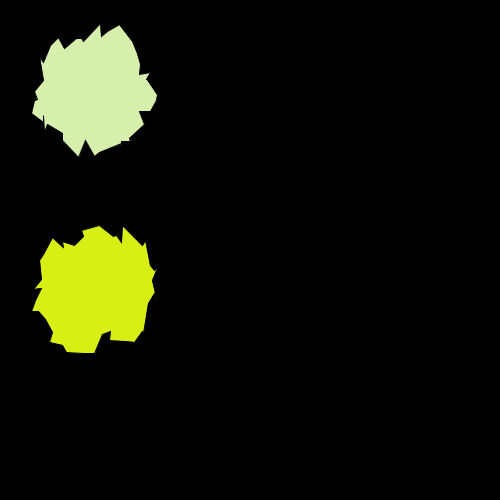
Frame 1 (no input)
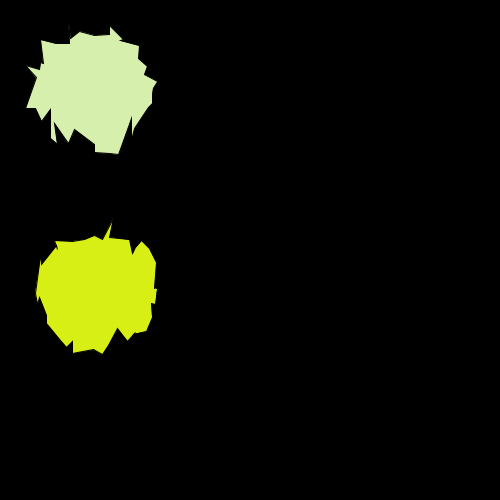
Frame 60 (the mouse pressed at the canvas centre just before this capture)
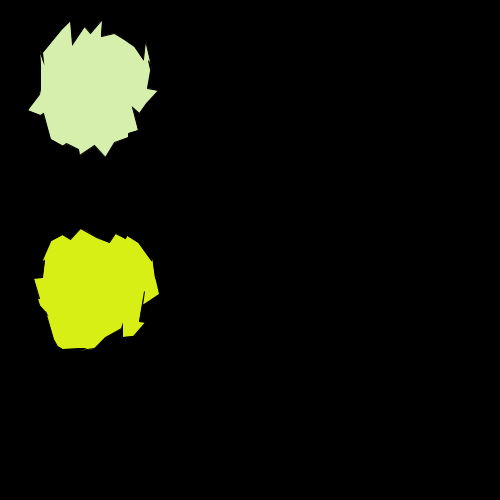
Frame 120 (the mouse held since frame 60 and released just before this capture)

The Processing sketch that drew these frames (run headless with seeded random() and noise(); from frame 60 on, the mouse is pressed at the canvas centre):

// Processing sketch: genalg
// ── genalg.pde
//"Constants"
int POPULATION_SIZE = 36;
int DRAW_OFFSET = int((pow( 2, RADIUS_GENE_SIZE ) + RADIUS_EXTRA) * 2);

//Global Variables
int popRoot = ceil(sqrt(POPULATION_SIZE));
int selectedX;
int selectedY;
int bestX;
int bestY;
boolean continuous = false;
float totalFitness;
int speed;
int generation;
float mutationRate = 0.05;

//The actual individuals
Individual[] population;
Individual selected;
Individual bestI;


/*=====================================
 Create an initial population of randomly
 generated individuals.
 Setup the basic window properties
 ====================================*/
void setup() {
  size(500, 500);
  selected = new Individual(100, 100);
  bestI = new Individual(300, 100);
  population = new Individual[1];
  population[0] = selected.mate(bestI, 100, 300);
  selected.printIndividual();
  System.out.println();
  bestI.printIndividual();
  System.out.println();
  population[0].printIndividual();
  System.out.println();
}

/*=====================================
 Redraw every Individual in the population
 each frame. Make sure they are drawn in a grid without
 overlaping each other.
 If an individual has been slected (by the mouse), draw a box
 around it and draw a box around the individual with the
 highest fitness value.
 If mating mode is set to continuous, call mating season
 ====================================*/
void draw() {
  background(0);
  selected.display();
  bestI.display();
  population[0].display();
}

/*=====================================
 When the mouse is clicked, set selected to
 the individual clicked on, and set 
 selectedX and selectedY so that a box can be
 drawn around it.
 ====================================*/
void mouseClicked() {
}

/*====================================
 The following keys are mapped to actions:
 
 Right Arrow: move forard one generation
 Up Arrow: speed up when in continuous mode
 Down Arrow: slow down when in continuous mode
 Shift: toggle continuous mode
 Space: reset the population
 f: toggle fitness value display
 m: increase mutation rate
 n: decrease mutation rate
 ==================================*/
void keyPressed() {
  println(keyCode); //wil display the integer value for whatever key has been pressed
}


/*====================================
 select will return a pseudo-random chromosome from the population
 Uses roulette wheel selection:
 A random number is generated between 0 and the total fitness 
 Go through the population and add each member's fitness until you exceed the random 
 number that was generated.
 Return the individual that the algorithm stopped on
 Do not include the "selected" shape as a possible return value
 ==================================*/
Individual select() {
  return null;
}

/*====================================
 
 Replaces the current population with a totally new one by
 selecting pairs of Individuals and "mating" them.
 Make sure that totalFitness is set before you use select().
 The goal shape (selected) should always be the frist Individual
 in the population, unmodified.
 ==================================*/

void matingSeason() {
}

/*====================================
 
 Randomly call the mutate method an Individual (or Individuals)
 in the population.
 ==================================*/
void mutate() {
}

/*====================================
 
 Set the totalFitness to the sum of the fitness values
 of each individual.
 Make sure that each individual has an accurate fitness value
 ==================================*/
void setTotalFitness() {
}

/*====================================
 Fill the population with randomly generated Individuals
 Make sure to set the location of each individual such that
 they display nicely in a grid.
 ==================================*/
void populate() {
}

/*====================================
 Go through the population and find the Individual with the 
 highest fitness value.
 Set bestX and bestY so that the best Individual can have a 
 square border drawn around it.
 ==================================*/
void findBest() {
}



// ── Blob.pde
/*=====================================
  A regularGon object is a regular polygon variant that
  can have various features.
  Instance Variables:
    numSides: number of sides
    radius: distance from the center of the polygon
      to any vertext
    x: x coordinate of the center
    y: y coordinate of the center
    xFactor: "wobble" foctor in the x direction
    yFactor: "wobble" factor in the y direction
  ====================================*/

class Blob {
  
  int numSides;
  int rad;
  float x;
  float y;
  int xFactor;
  int yFactor;
  
  Blob(float cx, float cy, int n, int l, int xf, int yf ) {
    
    x = cx;
    y = cy;
    numSides = n;
    rad = l;
    xFactor = xf;
    yFactor = yf;
  }
  
  void display() {
   
    float nx;
    float ny;
    int rx, ry;
    
    float sy;
  
    strokeWeight(1);
    beginShape();
    for( float t = 0; t <= 1; t+=( 1.0/numSides ) ) {
      
      /*
      "wobble" effect is created by adding a random number to each
      x and y coordinate. The larger the x and y factors, the higher
      the possible wobble value could be
      */
      rx = (int)random(xFactor) * -1 * ((int)random(2) + 1);
      ry = (int)random(yFactor) * -1 * ((int)random(2) + 1);
      
      nx = rad * cos( 2 * PI * t ) + x + rx;
      ny = rad * sin( 2 * PI * t ) + y + ry;
      
      vertex(nx, ny);
    }    
    endShape();
  }
}

// ── Gene.pde
/*=====================================
   Each gene contains the code for a specific trait
   Instance Variables:
      genotype: int array to store a binary number
      value: corresponding base 10 number of the genotype
      geneLenght: desired length of the gene
  ====================================*/


class Gene {

  int geneLength;
  int[] genotype;
  int value;
  
  /*===================================== 
  Takes the length of the gene as a parameter,
  randomly sets every bit in the genotype array to
  a 1 or a 0, then calcuate the value.
  ====================================*/
  Gene(int l)
  {
    geneLength = l;
    genotype = new int[geneLength];
    for(int i = 0; i < geneLength; i++)
    {
      genotype[i] = random(2) > 1 ? 0 : 1;
    }
    setValue();
  }
  
  /*=====================================
    Create a new gene that is a copy
    of the parameter
  ====================================*/
  Gene(Gene g)
  {
    geneLength = g.geneLength;
    value = g.value;
    genotype = (int[])g.genotype.clone();
  }
       
  /*=====================================
    Pick a random element from genotype
    and switch it from 1 to 0 or vice-versa
  ====================================*/ 
  void mutate()
  {
    int i = (int)random(10);
    genotype[i] = 1 - genotype[i];
    setValue();
  }
  /*=====================================
  Go through the genotype and set value to the
  correct bast 10 equvalent of the binary number
  ====================================*/
  void setValue()
  {
    value = 0;
    for(int i = 0; i < geneLength; i++)
    {
      value += genotype[i] * (int)pow(2, i);
    }
  }
  
  /*=====================================
    Print the genotype array and value.
    used for debugging and development only
  ====================================*/
  void display() {
    
    println( genotype );
    println( value );
  }
}

// ── Individual.pde
/*=====================================
 Each individual contains an array of genes that code for
 particular traits to be visually represented as a
 regular polygon.
 Instance variables:
 chromosome
 An array of genes, each entry corresponds to a
 specific trait in the following order:
 sides: number of sides
 length: the length of each side
 red_color: red value
 green_color: green value
 blue_color: blue value
 x_factor: "wobble" factor for x values
 y_factos: "wobbly" factor for y values
 phenotype
 A Blob object with traits the correspond to
 the values found in chromosome.
 fitness
 how "close" the Individual is to the desired state
 ====================================*/

/*=====================================
 Number of genes in each chromosome and the
 unique indentifier for each gene type
 ====================================*/
static int CHROMOSOME_LENGTH = 7;
static int SIDES = 0;
static int RAD = 1;
static int RED_COLOR = 2;
static int GREEN_COLOR = 3;
static int BLUE_COLOR = 4;
static int X_FACTOR = 5;
static int Y_FACTOR = 6;

/*=====================================
 Constants defining how long each gene will be.
 For initial development set these to lower
 values to make testing easier.
 ====================================*/
static int[] GENE_SIZE = {6, 5, 8, 8, 8, 4, 4};
static int SIDE_GENE_SIZE = 6;
static int RADIUS_GENE_SIZE = 5;
static int COLOR_GENE_SIZE = 8;
static int FACTOR_GENE_SIZE = 4;

static int RADIUS_EXTRA = 30;

class Individual {

  //Instance variables
  Gene[] chromosome;
  Blob phenotype;
  float fitness;

  /*=====================================
   Create a new Individual
   ====================================*/
  Individual() {
    chromosome = new Gene[CHROMOSOME_LENGTH];
    fitness = 0;
  }

  /*=====================================
   Create a New Individual by setting each entry in chromosome
   to a new randomly created gene of the appropriate length.
   
   After the array is populated, set phenotype to a new Blob
   with center cx, cy and properties that align with gene values.
   (i.e. if the sides gene is 4, the Blob should have 4
   sides...)
   ====================================*/
  Individual(float cx, float cy) {
    this();
    for(int i = 0; i < chromosome.length; i++)
    {
      chromosome[i] = new Gene(GENE_SIZE[i]);
    }
    setPhenotype(cx, cy);
  }

  /*=====================================
   Call the display method of the phenotype, make sure to set the fill
   color appropriately
   ====================================*/
  void display() {
    fill(chromosome[RED_COLOR].value, chromosome[GREEN_COLOR].value, chromosome[BLUE_COLOR].value);
    phenotype.display();
    fill(0);
  }

  /*=====================================
   Set phenotype to a new Blob with center cx, cy and 
   properties that align with gene values.
   ====================================*/
  void setPhenotype(float cx, float cy) {
    phenotype = new Blob(cx, cy, chromosome[SIDES].value, chromosome[RAD].value + RADIUS_EXTRA, chromosome[X_FACTOR].value, chromosome[Y_FACTOR].value);
  }

  /*=====================================
   Print the value of each gene in chromosome, useful for
   debugging and development
   ====================================*/
  void printIndividual() {
    for(Gene g : chromosome)
    {
      System.out.println(g.value);
    }
  }

  /*=====================================
   Return a new Individual based on the genes of the calling
   chromosome and the parameter, "other". A random number of
   genes should be taken from one of the 2 individuals and the
   rest from the other.
   The phenotype of the new Individual must be set, using cs and cy
   as the center
   ====================================*/
  Individual mate(Individual other, int cx, int cy) {
    Individual child = new Individual(cx, cy);
    for(int i = 0; i < chromosome.length; i++)
    {
      child.chromosome[i] = new Gene((random(2) > 1 ? this : other).chromosome[i]);
    }
    child.setPhenotype(cx, cy);
    return child;
  }

  /*=====================================
   Set the fitness value of the calling individual by
   comparing it to the parameter, "goal"
   The closer the two are, the higher the fitness value
   should be
   ====================================*/
  void setFitness(Individual goal)
  {
    fitness = MAX_INT;
    for(int i = 0; i < chromosome.length; i++)
    {
      fitness -= (goal.chromosome[i].value - chromosome[i].value) * (goal.chromosome[i].value - chromosome[i].value);
    }
  }


  /*=====================================
   Call the mutate method on a random number
   of genes.
   ====================================*/
  void mutate()
  {
    for (Gene g : chromosome)
    {
      if(random(2) > 1)
      {
        g.mutate();
      }
    }
  }
}
